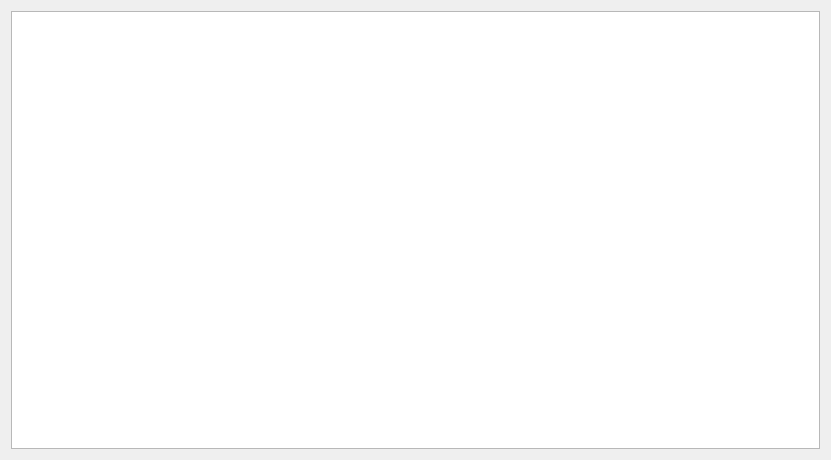
<?xml version="1.0" encoding="UTF-8"?>
<ui version="4.0">
 <class>ArchiveInfoDialog</class>
 <widget class="QDialog" name="ArchiveInfoDialog">
  <property name="geometry">
   <rect>
    <x>0</x>
    <y>0</y>
    <width>831</width>
    <height>460</height>
   </rect>
  </property>
  <property name="windowTitle">
   <string>Dialog</string>
  </property>
  <layout class="QVBoxLayout" name="verticalLayout">
   <item>
    <widget class="QTextBrowser" name="textBrowser"/>
   </item>
  </layout>
 </widget>
 <resources/>
 <connections/>
</ui>
